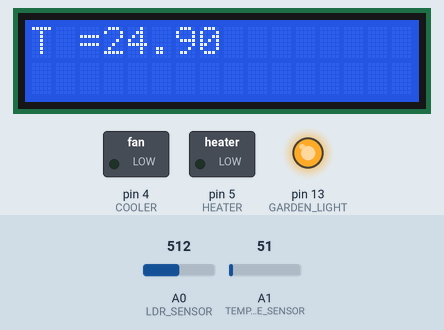
Simulated run of this sketch. Board: Arduino Uno, built with avr-gcc and run on an emulated ATmega328P. Parts: 16×2 character LCD, switched loads named in the sketch (green lamp = pin HIGH), output pins drawn as LEDs (lit = HIGH). The test bench sets the inputs (shaded band); at power-on: A1 (TEMPERATURE_SENSOR) = 51, A0 (LDR_SENSOR) = 512. WiFi joins after 1.5 s; servers stay silent unless stated.

Above: at 3.0 s.
3.1 s: A1 (TEMPERATURE_SENSOR) set to 61
At 5.3 s:
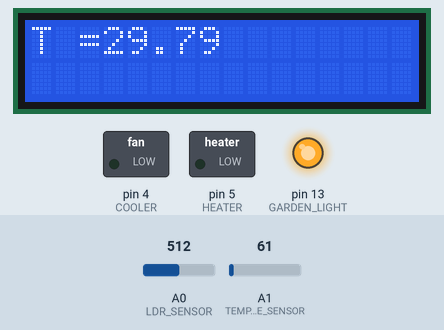
5.6 s: A1 (TEMPERATURE_SENSOR) set to 71
At 7.6 s:
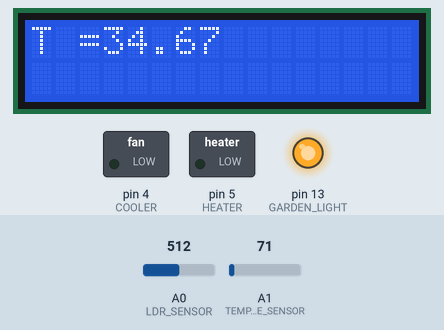
7.9 s: A0 (LDR_SENSOR) set to 527
At 9.6 s:
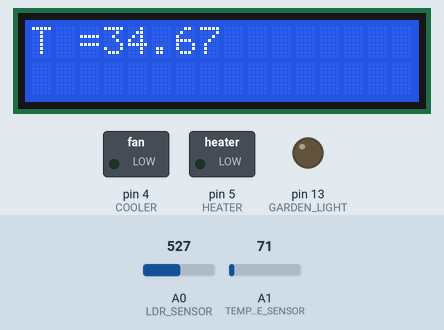
10.0 s: A0 (LDR_SENSOR) set to 511
At 11.7 s:
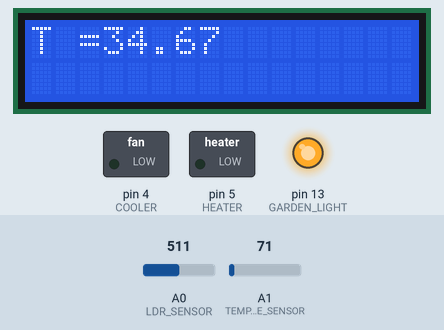
12.2 s: A0 (LDR_SENSOR) set to 716
At 13.9 s:
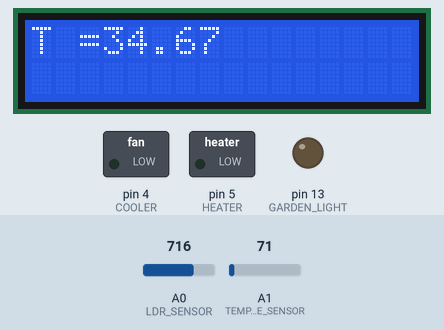
14.4 s: A1 (TEMPERATURE_SENSOR) set to 86
At 16.4 s:
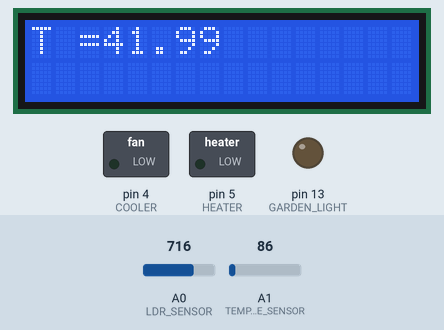
Timing chart, 0 to 17.7 s (numbered marks = the images above; inputs shaded):
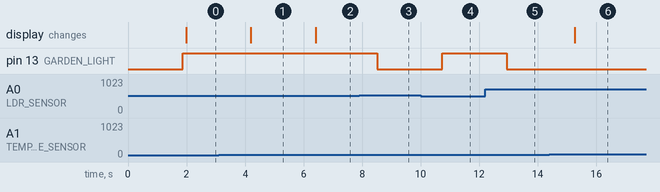

The sketch:

home_automation_blynk_controlled.ino
```cpp
/*************************************************************
Title         :   Home automation using Blynk
Description   :   To control light's brightness, monitor temperature, monitor water level in the tank through Blynk app
Pheripherals  :   Arduino UNO, Temperature system, LED, LDR module, Serial Tank, Blynk cloud, Blynk App.
 *************************************************************/

// Template ID, Device Name and Auth Token are provided by the Blynk.Cloud
// See the Device Info tab, or Template settings

#define BLYNK_TEMPLATE_ID "TMPL3fI7Jcfxy"
#define BLYNK_TEMPLATE_NAME "Home auto"
#define BLYNK_AUTH_TOKEN "bGqwVTKzhoAlmzg_n3uTKJg9ooGWy-q"

#define ON    1
#define OFF   0

#define TEMPERATURE_SENSOR  A1
#define HEATER 5
#define COOLER 4

#define TEMPERATURE_GAUGE   V1
#define COOLER_V_PIN        V0
#define HEATER_V_PIN        V2
#define WATER_VOL_GAUGE     V3
#define INLET_V_PIN         V4
#define OUTLET_V_PIN        V5
#define BLYNK_TERMINAL_V_PIN V6

// Comment this out to disable prints
#define BLYNK_PRINT Serial

#include <SPI.h>
#include <Ethernet.h>
#include <BlynkSimpleEthernet.h>
#include <Wire.h>
#include <LiquidCrystal_I2C.h>

char auth[] = BLYNK_AUTH_TOKEN;
bool heater_sw, inlet_sw, outlet_sw, cooler_sw;

BlynkTimer timer;

LiquidCrystal_I2C lcd(0x27, 16, 2); // set the LCD address to 0x27 for a 16 chars and 2 line display

const int LDR_SENSOR = A0;
const int GARDEN_LIGHT = 13;
unsigned int ADC_VAL = 0;

// This function is called every time the Virtual Pin 0 state changes
// To turn ON and OFF cooler based on virtual PIN value
BLYNK_WRITE(COOLER_V_PIN)
{
  cooler_sw = param.asInt();
  cooler_control(cooler_sw);
}

// To turn ON and OFF heater based on virtual PIN value
BLYNK_WRITE(HEATER_V_PIN)
{
  heater_sw = param.asInt();
  heater_control(heater_sw);
}

// To turn ON and OFF inlet valve based on virtual PIN value
BLYNK_WRITE(INLET_V_PIN)
{
  inlet_sw = param.asInt();
  // Implement inlet valve control logic here
}

// To turn ON and OFF outlet valve based on virtual PIN value
BLYNK_WRITE(OUTLET_V_PIN)
{
  outlet_sw = param.asInt();
  // Implement outlet valve control logic here
}

// To display temperature and water volume as gauge on the Blynk App
void update_temperature_reading()
{
  float temperature = read_temperature();
  Blynk.virtualWrite(TEMPERATURE_GAUGE, temperature);
}

// To turn off the heater if the temperature rises above 35 deg C
void handle_temp(void)
{
  if (read_temperature() > 35.0 && heater_sw)
  {
    heater_sw = 0;
    Blynk.virtualWrite(HEATER_V_PIN, 0);
    Blynk.virtualWrite(BLYNK_TERMINAL_V_PIN, "Temperature is more than 35 degree C\n");
    Blynk.virtualWrite(BLYNK_TERMINAL_V_PIN, "Turning OFF the heater\n");
    lcd.setCursor(8, 0);
    lcd.print("HTR_OFF");
    digitalWrite(HEATER, LOW);
  }
}

// Implement water tank volume control logic here
void handle_tank(void)
{
  // Add your tank volume handling code here
}

void init_temp_sys(void)
{
  pinMode(HEATER, OUTPUT);
  pinMode(COOLER, OUTPUT);
  pinMode(TEMPERATURE_SENSOR, INPUT);
}

void init_ldr(void)
{
  pinMode(LDR_SENSOR, INPUT);
  pinMode(GARDEN_LIGHT, OUTPUT);
}

void setup(void)
{
  lcd.init();
  lcd.backlight();
  lcd.clear();
  lcd.home();
  //lcd.setCursor(0, 0);
  //lcd.print("Home automation");
  //delay(500);
  lcd.setCursor(0, 0);
  lcd.print("T =");

  init_ldr();
  init_temp_sys();
  timer.setInterval(1000, update_temperature_reading);

  Blynk.begin(auth);
}

float read_temperature(void)
{
  float temperature;
  temperature = ((analogRead(TEMPERATURE_SENSOR) * 5.0 / 1024.0) / 0.01);
  return temperature;
}

void brightness_control()
{
  // Read the values from LDR sensor
  ADC_VAL = analogRead(LDR_SENSOR);

  // Scale it down from (0 to 1023) to (255 to 0)
  ADC_VAL = map(ADC_VAL, 0, 1023, 255, 0);

  analogWrite(GARDEN_LIGHT, ADC_VAL);
  delay(100);
}

void loop(void)
{
  Blynk.run();
  timer.run();

  brightness_control();

  String temp = String(read_temperature(), 2);
  lcd.setCursor(3, 0);
  lcd.print(temp);

  handle_temp();
  handle_tank();
  delay(1000);
}

void cooler_control(bool control)
{
  if (control)
  {
    digitalWrite(COOLER, HIGH);
  }
  else
  {
    digitalWrite(HEATER, LOW);
  }
}

void heater_control(bool control)
{
  if (control)
  {
    digitalWrite(HEATER, HIGH);
  }
  else
  {
    digitalWrite(COOLER, LOW);
  }
}
```

Measured:
- the behaviour switches between 513 and 514 on A0 (LDR_SENSOR) (found by bisection; images 2 and 3)
- after the input at 3.1 s, the display: changes after 1.1 s (image 1)
- after the input at 5.6 s, the display: changes after 0.81 s (image 2)
- after the input at 7.9 s, pin 13 (GARDEN_LIGHT): HIGH → LOW after 0.62 s
- after the input at 10.0 s, pin 13 (GARDEN_LIGHT): LOW → HIGH after 0.73 s
- after the input at 12.2 s, pin 13 (GARDEN_LIGHT): HIGH → LOW after 0.75 s
- after the input at 14.4 s, the display: changes after 0.86 s (image 6)
